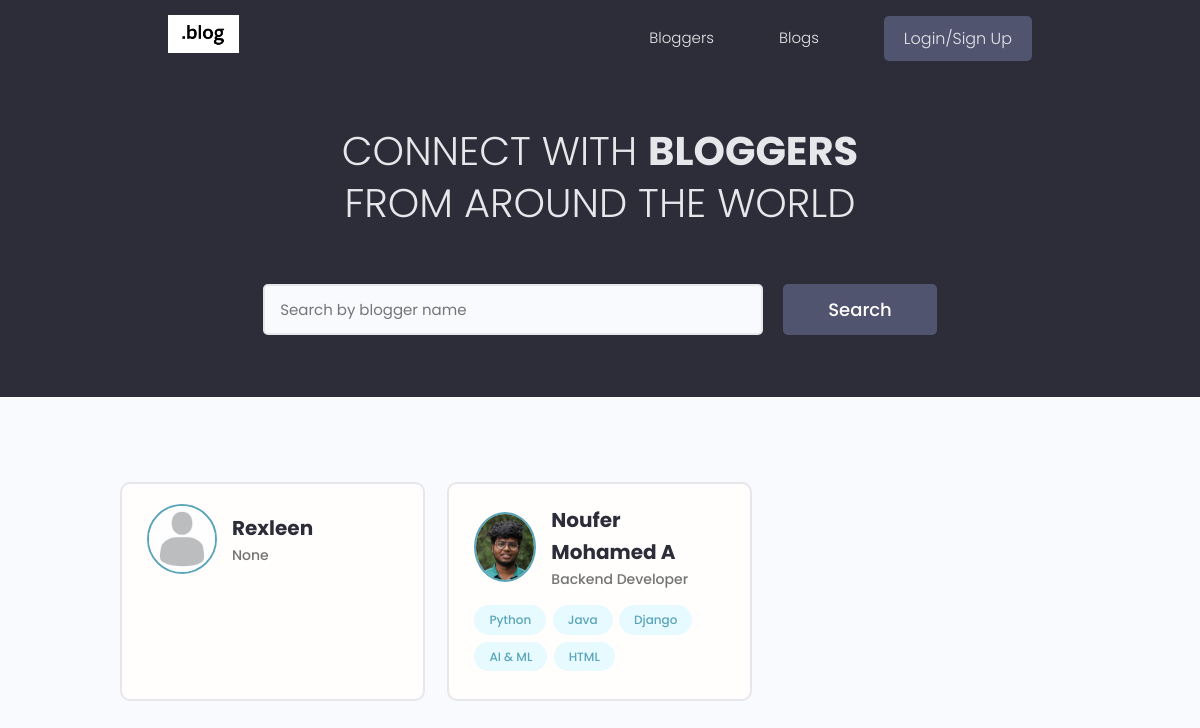
/, run on an earlier commit of the app's database.
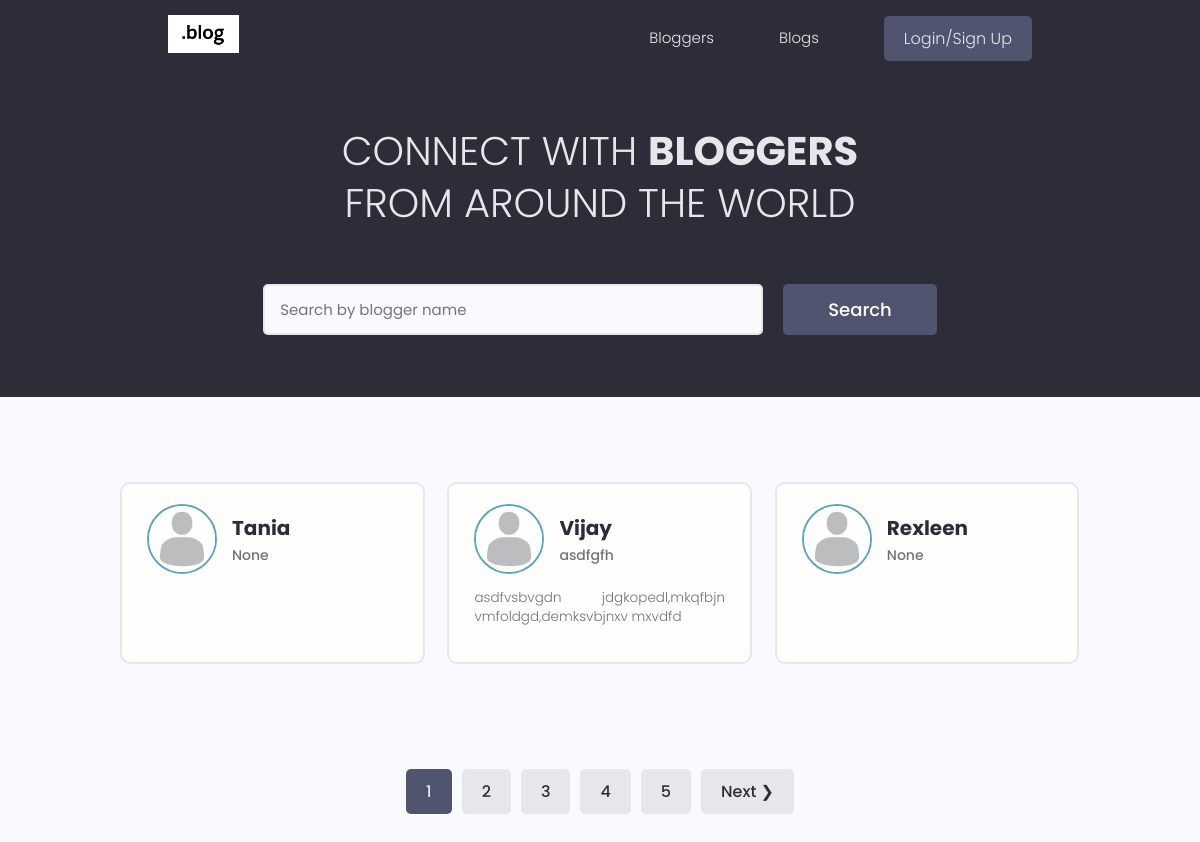
And on a later commit of the database.
### users/models.py (models this page shows, shortened)
class Profile(models.Model):
    user = models.OneToOneField(
        User, on_delete=models.CASCADE, null=True, blank=True)
    name = models.CharField(max_length=200, blank=True, null=True)
    email = models.EmailField(max_length=500, blank=True, null=True)
    username = models.CharField(max_length=200, blank=True, null=True)
    location = models.CharField(max_length=200, blank=True, null=True)
    short_intro = models.CharField(max_length=200, blank=True, null=True)
    bio = models.TextField(blank=True, null=True)
    profile_image = models.ImageField(
        null=True, blank=True, upload_to='profile_pictures/', default="profile_pictures/user-default.jpg")
    social_github = models.CharField(max_length=200, blank=True, null=True)
    social_linkedin = models.CharField(max_length=200, blank=True, null=True)
    created = models.DateTimeField(auto_now_add=True)
    id = models.UUIDField(default=uuid.uuid4, unique=True,
                          primary_key=True, editable=False)

class Skill(models.Model):
    owner = models.ForeignKey(
        Profile, on_delete=models.CASCADE, null=True, blank=True)
    name = models.CharField(max_length=200, blank=True, null=True)
    description = models.TextField(null=True, blank=True)
    created = models.DateTimeField(auto_now_add=True)
    id = models.UUIDField(default=uuid.uuid4, unique=True,
                          primary_key=True, editable=False)
    def __str__(self):
        return str(self.name)

### users/views.py (the view)
# urls.py: path('', views.profiles, name='profiles'),
def profiles(request):
    search_query = ''
    if request.GET.get('search_query'):
        search_query = request.GET.get('search_query')
    skills = Skill.objects.filter(name__iexact = search_query)
    profiles = Profile.objects.distinct().filter(
        Q(name__icontains = search_query) | Q(short_intro__icontains = search_query) | Q(skill__in = skills) )
    page = request.GET.get('page')
    results = 3
    paginator = Paginator(profiles, results)
    try:
       profiles = paginator.page(page)
    except PageNotAnInteger:
        page = 1
        profiles = paginator.page(page)
    except EmptyPage:
        page = paginator.num_pages
        profiles = paginator.page(page)
    left_index = (int(page) - 4)
    if left_index < 1:
        left_index = 1
    right_index = (int(page) + 5)
    if right_index > paginator.num_pages:
        rightindex = paginator.num_pages + 1
    custom_range = range(left_index,right_index)
    context = {'profiles': profiles, 'paginator': paginator, 'custom_range': custom_range}
    return render(request, 'users/profiles.html', context)

### users/templates/users/profiles.html
{% extends 'core/blogs.html' %}
{% block content %}
<main class="home">
    <section class="hero-section text-center">
        <div class="container container--narrow">
            <div class="hero-section__box">
                <h2>CONNECT WITH <span>BLOGGERS</span></h2>
                <h2>FROM AROUND THE WORLD</h2>
            </div>
            <div class="hero-section__search">
                <form id="searchForm" class="form" action="{% url 'profiles' %}" method="get">
                    <div class="form__field">
                        <input class="input input--text" id="formInput#search" type="text" name="search_query"
                            value="{{search_query}}" placeholder="Search by blogger name" />
                    </div>
                    <input class="btn btn--sub btn--lg" type="submit" value="Search" />
                </form>
            </div>
        </div>
    </section>
    <section class="devlist">
        <div class="container">
            <div class="grid grid--three">
                {% for profile in profiles %}
                <div class="column card">
                    <div class="dev">
                        <a href="{% url 'user_profile' profile.id %}" class="card__body">
                            <div class="dev__profile">
                                <img class="avatar avatar--md" src="{{ profile.profile_image.url }}" alt="image" />
                                <div class="dev__meta">
                                    <h3>{{profile.name}}</h3>
                                    <h5>{{profile.short_intro|slice:"60"}}</h5>
                                </div>
                            </div>
                            <p class="dev__info">{{profile.bio|slice:"150"}}</p>
                            <div class="dev__skills">
                                {% for skill in profile.skill_set.all|slice:"5" %}
                                <span class="tag tag--pill tag--main">
                                    <small>{{skill}}</small>
                                </span>
                                {% endfor %}
                            </div>
                        </a>
                    </div>
                </div>
                {% endfor %}
            </div>
        </div>
    </section>
    {% include 'core/pagination.html' with queryset=profiles custom_range=custom_range %}
</main>
{% endblock content %}

What changed in the data, as far as the page shows it:
no longer on this page (row edited): Profile: profile_image (picture), name "Noufer Mohamed A", short_intro "Backend Developer"
no longer on this page (row unchanged): Skill: name "Python"
no longer on this page (row unchanged): Skill: name "Java"
no longer on this page (row unchanged): Skill: name "Django"
no longer on this page (row unchanged): Skill: name "AI & ML"
removed Skill: name "HTML"
added Profile: profile_image (placeholder picture), name "Tania", short_intro "None"
added Profile: profile_image (placeholder picture), name "Vijay", short_intro "asdfgfh", bio "asdfvsbvgdn jdgkopedl,mkqfbjn vmfoldgd,demksvbjnxv mxvdfd"
Also different on the page:
new list line: "1"
new list line: "2"
new list line: "3"
new list line: "4"
new list line: "5"
text now shown: "Next ❯"
